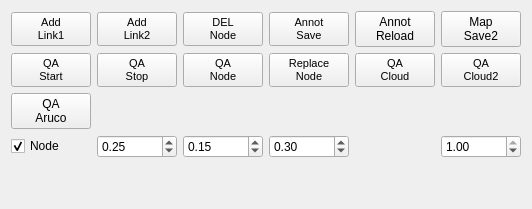
            <widget class="QWidget" name="tab_9">
             <attribute name="title">
              <string>Annot</string>
             </attribute>
             <layout class="QGridLayout" name="gridLayout_10">
              <item row="0" column="9">
               <widget class="QPushButton" name="bt_MapSave2">
                <property name="text">
                 <string>Map
Save2</string>
                </property>
               </widget>
              </item>
              <item row="4" column="0">
               <widget class="QCheckBox" name="ckb_UseNodeSize">
                <property name="text">
                 <string>Node</string>
                </property>
                <property name="checked">
                 <bool>true</bool>
                </property>
               </widget>
              </item>
              <item row="0" column="5">
               <widget class="QPushButton" name="bt_AnnotSave">
                <property name="enabled">
                 <bool>true</bool>
                </property>
                <property name="font">
                 <font>
                  <pointsize>8</pointsize>
                 </font>
                </property>
                <property name="text">
                 <string>Annot
Save</string>
                </property>
               </widget>
              </item>
              <item row="2" column="5">
               <widget class="QPushButton" name="bt_ReplaceNode">
                <property name="enabled">
                 <bool>true</bool>
                </property>
                <property name="font">
                 <font>
                  <pointsize>8</pointsize>
                 </font>
                </property>
                <property name="text">
                 <string>Replace
Node</string>
                </property>
               </widget>
              </item>
              <item row="4" column="2">
               <widget class="QDoubleSpinBox" name="spb_NodeSizeX">
                <property name="singleStep">
                 <double>0.050000000000000</double>
                </property>
                <property name="value">
                 <double>0.250000000000000</double>
                </property>
               </widget>
              </item>
              <item row="0" column="2">
               <widget class="QPushButton" name="bt_AddLink2">
                <property name="enabled">
                 <bool>true</bool>
                </property>
                <property name="font">
                 <font>
                  <pointsize>8</pointsize>
                 </font>
                </property>
                <property name="text">
                 <string>Add
Link2</string>
                </property>
               </widget>
              </item>
              <item row="2" column="9">
               <widget class="QPushButton" name="bt_QuickAddCloud2">
                <property name="enabled">
                 <bool>true</bool>
                </property>
                <property name="font">
                 <font>
                  <pointsize>8</pointsize>
                 </font>
                </property>
                <property name="text">
                 <string>QA
Cloud2</string>
                </property>
               </widget>
              </item>
              <item row="0" column="4">
               <widget class="QPushButton" name="bt_DelNode">
                <property name="enabled">
                 <bool>true</bool>
                </property>
                <property name="font">
                 <font>
                  <pointsize>8</pointsize>
                 </font>
                </property>
                <property name="text">
                 <string>DEL
Node</string>
                </property>
               </widget>
              </item>
              <item row="5" column="4">
               <spacer name="verticalSpacer_2">
                <property name="orientation">
                 <enum>Qt::Vertical</enum>
                </property>
                <property name="sizeHint" stdset="0">
                 <size>
                  <width>20</width>
                  <height>40</height>
                 </size>
                </property>
               </spacer>
              </item>
              <item row="2" column="2">
               <widget class="QPushButton" name="bt_QuickAnnotStop">
                <property name="enabled">
                 <bool>true</bool>
                </property>
                <property name="font">
                 <font>
                  <pointsize>8</pointsize>
                 </font>
                </property>
                <property name="text">
                 <string>QA
Stop</string>
                </property>
               </widget>
              </item>
              <item row="0" column="7">
               <widget class="QPushButton" name="bt_AnnotReload">
                <property name="text">
                 <string>Annot
Reload</string>
                </property>
               </widget>
              </item>
              <item row="4" column="5">
               <widget class="QDoubleSpinBox" name="spb_NodeSizeZ">
                <property name="singleStep">
                 <double>0.050000000000000</double>
                </property>
                <property name="value">
                 <double>0.300000000000000</double>
                </property>
               </widget>
              </item>
              <item row="2" column="7">
               <widget class="QPushButton" name="bt_QuickAddCloud">
                <property name="enabled">
                 <bool>true</bool>
                </property>
                <property name="font">
                 <font>
                  <pointsize>8</pointsize>
                 </font>
                </property>
                <property name="text">
                 <string>QA
Cloud</string>
                </property>
               </widget>
              </item>
              <item row="4" column="4">
               <widget class="QDoubleSpinBox" name="spb_NodeSizeY">
                <property name="singleStep">
                 <double>0.050000000000000</double>
                </property>
                <property name="value">
                 <double>0.150000000000000</double>
                </property>
               </widget>
              </item>
              <item row="0" column="0">
               <widget class="QPushButton" name="bt_AddLink1">
                <property name="enabled">
                 <bool>true</bool>
                </property>
                <property name="font">
                 <font>
                  <pointsize>8</pointsize>
                 </font>
                </property>
                <property name="text">
                 <string>Add
Link1</string>
                </property>
               </widget>
              </item>
              <item row="2" column="4">
               <widget class="QPushButton" name="bt_QuickAddNode">
                <property name="enabled">
                 <bool>true</bool>
                </property>
                <property name="font">
                 <font>
                  <pointsize>8</pointsize>
                 </font>
                </property>
                <property name="text">
                 <string>QA
Node</string>
                </property>
               </widget>
              </item>
              <item row="2" column="0">
               <widget class="QPushButton" name="bt_QuickAnnotStart">
                <property name="enabled">
                 <bool>true</bool>
                </property>
                <property name="font">
                 <font>
                  <pointsize>8</pointsize>
                 </font>
                </property>
                <property name="text">
                 <string>QA
Start</string>
                </property>
               </widget>
              </item>
              <item row="4" column="9">
               <widget class="QDoubleSpinBox" name="spb_NodeOpacity">
                <property name="maximum">
                 <double>1.000000000000000</double>
                </property>
                <property name="singleStep">
                 <double>0.100000000000000</double>
                </property>
                <property name="value">
                 <double>1.000000000000000</double>
                </property>
               </widget>
              </item>
              <item row="3" column="0">
               <widget class="QPushButton" name="bt_QuickAddAruco">
                <property name="minimumSize">
                 <size>
                  <width>0</width>
                  <height>35</height>
                 </size>
                </property>
                <property name="text">
                 <string>QA
Aruco</string>
                </property>
               </widget>
              </item>
             </layout>
            </widget>
